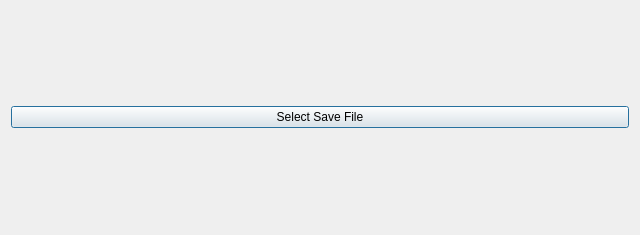
<?xml version="1.0" encoding="UTF-8"?>
<ui version="4.0">
 <class>SaveFileFixer</class>
 <widget class="QDialog" name="SaveFileFixer">
  <property name="geometry">
   <rect>
    <x>0</x>
    <y>0</y>
    <width>640</width>
    <height>235</height>
   </rect>
  </property>
  <property name="windowTitle">
   <string>Save file fixer</string>
  </property>
  <layout class="QVBoxLayout" name="verticalLayout">
   <item>
    <layout class="QHBoxLayout" name="horizontalLayout">
     <item>
      <widget class="QPushButton" name="select_save_file_button">
       <property name="text">
        <string>Select Save File</string>
       </property>
      </widget>
     </item>
    </layout>
   </item>
  </layout>
 </widget>
 <resources/>
 <connections/>
</ui>
